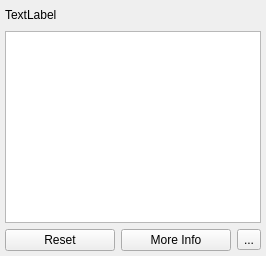
            <widget class="QWidget" name="tabWidget_2Page1">
             <attribute name="title">
              <string>Properties</string>
             </attribute>
             <layout class="QVBoxLayout" name="verticalLayout_5">
              <property name="leftMargin">
               <number>5</number>
              </property>
              <property name="topMargin">
               <number>5</number>
              </property>
              <property name="rightMargin">
               <number>5</number>
              </property>
              <property name="bottomMargin">
               <number>5</number>
              </property>
              <item>
               <layout class="QHBoxLayout" name="horizontalLayout_29">
                <item>
                 <widget class="QLabel" name="label_5">
                  <property name="text">
                   <string>TextLabel</string>
                  </property>
                 </widget>
                </item>
                <item>
                 <spacer name="horizontalSpacer_6">
                  <property name="orientation">
                   <enum>Qt::Horizontal</enum>
                  </property>
                  <property name="sizeHint" stdset="0">
                   <size>
                    <width>40</width>
                    <height>20</height>
                   </size>
                  </property>
                 </spacer>
                </item>
               </layout>
              </item>
              <item>
               <widget class="QTableWidget" name="tableWidget"/>
              </item>
              <item>
               <layout class="QHBoxLayout" name="horizontalLayout_9">
                <item>
                 <widget class="QPushButton" name="pushButton_13">
                  <property name="text">
                   <string>Reset</string>
                  </property>
                 </widget>
                </item>
                <item>
                 <widget class="QPushButton" name="pushButton_14">
                  <property name="text">
                   <string>More Info</string>
                  </property>
                 </widget>
                </item>
                <item>
                 <widget class="QToolButton" name="toolButton_4">
                  <property name="text">
                   <string>...</string>
                  </property>
                 </widget>
                </item>
               </layout>
              </item>
             </layout>
            </widget>
